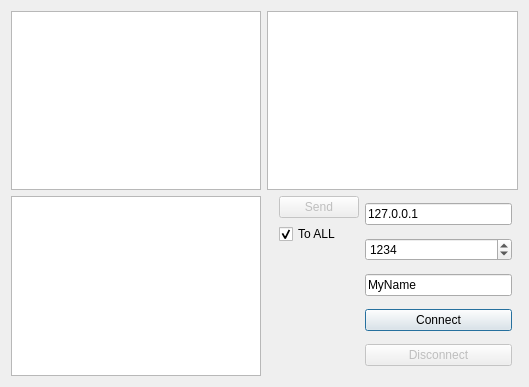
<?xml version="1.0" encoding="UTF-8"?>
<ui version="4.0">
 <class>Dialog</class>
 <widget class="QDialog" name="Dialog">
  <property name="geometry">
   <rect>
    <x>0</x>
    <y>0</y>
    <width>529</width>
    <height>387</height>
   </rect>
  </property>
  <property name="windowTitle">
   <string> Client</string>
  </property>
  <layout class="QGridLayout" name="gridLayout">
   <item row="0" column="0">
    <widget class="QListWidget" name="lwLog"/>
   </item>
   <item row="0" column="1" colspan="5">
    <widget class="QListWidget" name="lwUsers">
     <property name="selectionMode">
      <enum>QAbstractItemView::MultiSelection</enum>
     </property>
     <property name="sortingEnabled">
      <bool>true</bool>
     </property>
    </widget>
   </item>
   <item row="1" column="0">
    <widget class="QPlainTextEdit" name="pteMessage"/>
   </item>
   <item row="1" column="4">
    <layout class="QVBoxLayout" name="verticalLayout">
     <item>
      <widget class="QLineEdit" name="leHost">
       <property name="text">
        <string>127.0.0.1</string>
       </property>
      </widget>
     </item>
     <item>
      <widget class="QSpinBox" name="sbPort">
       <property name="maximum">
        <number>65536</number>
       </property>
       <property name="value">
        <number>1234</number>
       </property>
      </widget>
     </item>
     <item>
      <widget class="QLineEdit" name="leName">
       <property name="text">
        <string>MyName</string>
       </property>
      </widget>
     </item>
     <item>
      <widget class="QPushButton" name="pbConnect">
       <property name="text">
        <string>Connect</string>
       </property>
      </widget>
     </item>
     <item>
      <widget class="QPushButton" name="pbDisconnect">
       <property name="enabled">
        <bool>false</bool>
       </property>
       <property name="text">
        <string>Disconnect</string>
       </property>
      </widget>
     </item>
    </layout>
   </item>
   <item row="1" column="3">
    <layout class="QVBoxLayout" name="verticalLayout_2">
     <item>
      <widget class="QPushButton" name="pbSend">
       <property name="enabled">
        <bool>false</bool>
       </property>
       <property name="text">
        <string>Send</string>
       </property>
      </widget>
     </item>
     <item>
      <widget class="QCheckBox" name="cbToAll">
       <property name="text">
        <string>To ALL</string>
       </property>
       <property name="checked">
        <bool>true</bool>
       </property>
      </widget>
     </item>
     <item>
      <spacer name="verticalSpacer">
       <property name="orientation">
        <enum>Qt::Vertical</enum>
       </property>
       <property name="sizeHint" stdset="0">
        <size>
         <width>20</width>
         <height>40</height>
        </size>
       </property>
      </spacer>
     </item>
    </layout>
   </item>
  </layout>
 </widget>
 <layoutdefault spacing="6" margin="11"/>
 <resources/>
 <connections/>
</ui>
